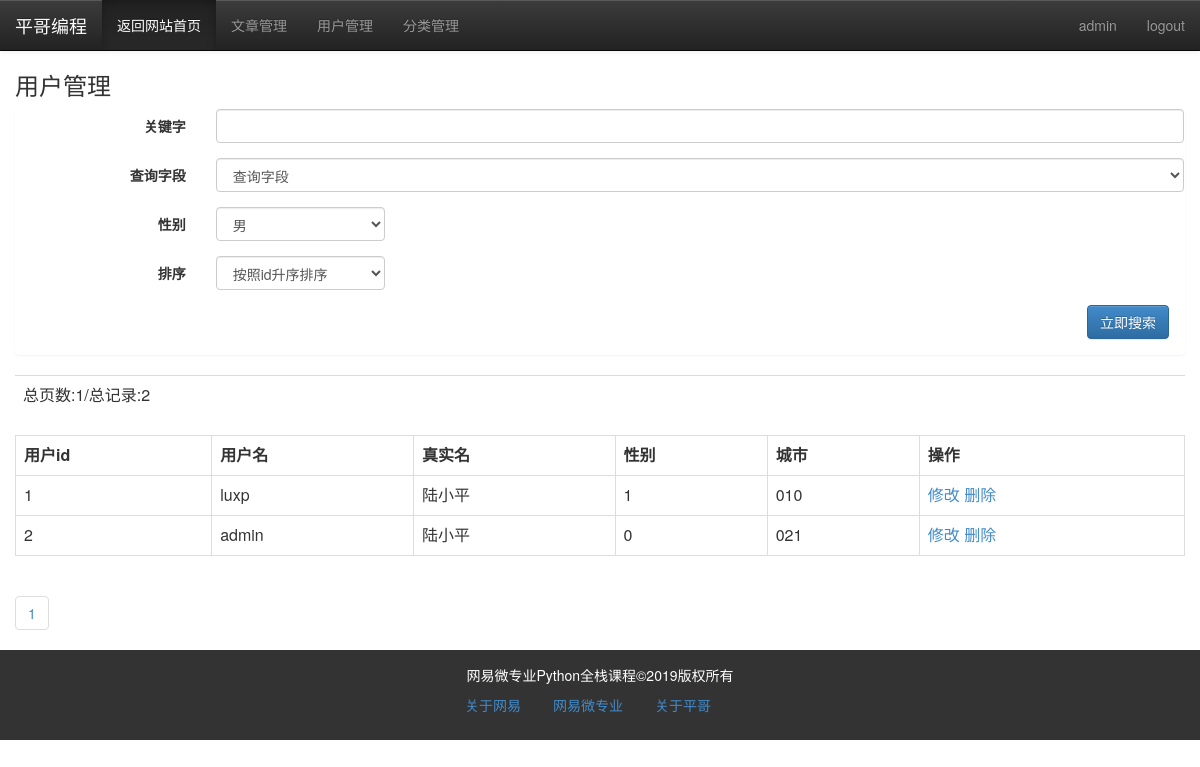
The app's page /admin/user/list (signed in) with its own data.
### models.py (models this page shows, shortened)
class User(db.Model):
    id = db.Column(db.Integer, primary_key=True)
    username = db.Column(db.String)
    password = db.Column(db.String)
    realname = db.Column(db.String)
    sex = db.Column(db.Integer)
    mylike = db.Column(db.String)
    city = db.Column(db.String)
    intro = db.Column(db.String)

### admin/user.py (the view)
@admin_app.route("/user/list/<int:page>", methods=['get', "post"])
@admin_app.route("/user/list", defaults={"page":1},methods=['get', "post"])
def userList(page):
    if request.method == "POST":
        q = request.form['q']
        condition = {request.form['field']:q}
        if request.form['field'] == "realname":
            condition = User.realname.like('%%%s%%' % q)
        else:
            condition = User.username.like('%%%s%%' % q)
        if request.form['order'] == "1":
            order = User.id.asc()
        else:
            order = User.id.desc()
        res = User.query.filter(condition,
                                User.sex==request.form['sex'])\
                                .order_by(order)\
                                .paginate(page, 10)
    else:
        res = User.query.paginate(page,10)
    users = res.items
    pageList = res.iter_pages()
    return render_template("admin/user/user_list.html", users=users,
                           pageList=pageList, pages=res.pages,
                           total=res.total
                           )

### admin/admin_app.py (called while the page is built)
@admin_app.before_request
@login_required
def is_admin():
    print(session['user'])
    if session['user'] != "admin":
        return redirect(url_for("login"))

### app.py (called while the page is built)
@app.context_processor
def account():
    username = session.get('user')
    return {"username":username}

@app.context_processor
def getCateList():
    cates = Category.query.all()
    return {"cates":cates}

### libs.py (called while the page is built)
def login_required(func):
    @wraps(func)
    def decorator_nest(*args, **kwargs):
        if not "user" in session:
            return redirect(url_for("login"))
        else:
            print(func)
            return func(*args, **kwargs)
    return decorator_nest

### templates/admin/user/user_list.html (shortened to what this page needs)
{% extends "admin/admin_base.html" %}
{% block content %}
		<div class="container-fluid">
			<div class="row">
				<div class="col-md-12">
                    <h3>用户管理</h3>
                    <div class="panel">
                        <form action=""  method="post" class="form-horizontal" >
                            <div class="form-group">
                                <label for="q" class="col-xs-2 control-label">关键字</label>
                                <div class="col-xs-10">
                                    <input type="text" name="q" class="form-control">
                                </div>
                            </div>
                            <div class="form-group">
                                <label for="field" class="col-xs-2 control-label">查询字段</label>
                                <div class="col-xs-10">
                                    <select name="field" class="form-control">
                                        <option value="realname">查询字段</option>
                                    </select>
                                </div>
                            </div>
                            <div class="form-group">
                                <label for="sex" class="col-xs-2 control-label">性别</label>
                                <div class="col-xs-2">
                                   <select name="sex" class="form-control">
                                        <option value="1" checked>男</option>
                                    </select>
                                </div>
                            </div>
                            <div class="form-group">
                                <label for="排序" class="col-xs-2 control-label">排序</label>
                                <div class="col-xs-2">
                                   <select name="order" class="form-control">
                                        <option value="1" checked>按照id升序排序</option>
                                    </select>
                                </div>
                            </div>
                            <div class="form-group ">
                                <input type="submit" name="search" class="btn btn-primary pull-right" value="立即搜索">
                            </div>
                        </form>
                    </div>
                    <table class="table">
                        <tr>
                            <td>总页数:{{ pages }}/总记录:{{ total }}</td>
                        </tr>
                    </table>
					<table class="table table-bordered ">
                        <tr>
                            <th>用户id</th>
                            <th>用户名</th>
                            <th>真实名</th>
                            <th>性别</th>
                            <th>城市</th>
                            <th>操作</th>
                        </tr>
                        {% for user in users %}
                        <tr id="user_{{ user.id }}">
                            <td>{{ user.id }}</td>
                            <td>{{ user.username }}</td>
                            <td>{{ user.realname }}</td>
                            <td>{{ user.sex }}</td>
                            <td>{{ user.city }}</td>
                            <td>
                                <a href="{{ url_for("admin_app.editUser", user_id=user.id) }}">修改</a>
                                <a href="javascript:delUser({{ user.id}})">删除</a>
                            </td>
                        </tr>
                        {% endfor %}
                    </table>
					<ul class="pagination">
                        {% for page in pageList %}
                            {% if page!=None %}
						<li><a href="{{ url_for("admin_app.userList", page=page) }}">{{ page }}</a></li>
                            {% else %}
                            <li><a href="#">...</a></li>
                            {% endif %}
						{% endfor %}
					</ul>
				</div>
				</div>
			</div>
{% endblock %}

### templates/admin/admin_base.html (shortened to what this page needs)
{% block head %}
    <head>
        <link rel="stylesheet" type="text/css" href="{{ url_for("static", filename="css/bootstrap.css") }}"/>
	    <link rel="stylesheet" type="text/css" href="{{ url_for("static", filename="css/bootstrap-theme.css") }}"/>
	</head>
{%  endblock %}
{%  block nav %}
      <nav class="navbar navbar-default navbar-fixed-top navbar-inverse">
			<div class="navbar-header">
				<a href="" class="navbar-brand">平哥编程</a>
			</div>
			<div class="collapse navbar-collapse" id="navmenu">
				<ul class="nav navbar-nav" >
					    <li class="active"><a href="{{ url_for("index") }}">返回网站首页</a></li>
                        <li><a href="{{ url_for("admin_app.article_list") }}">文章管理</a></li>
                        <li><a href="{{ url_for("admin_app.userList") }}">用户管理</a></li>
                        <li><a href="{{ url_for("admin_app.cateList") }}">分类管理</a></li>
                </ul>
                <ul class="nav navbar-nav pull-right">
                       <li><a href="#">{{ username }}</a></li>
                       <li><a href="{{ url_for("logout") }}">logout</a></li>
                </ul>
			</div>
		</nav>
{% endblock %}
{% block content %}{%  endblock %}
{% block footer %}
          <footer>
			<div class="container-fluid">
				<div class="row">
					<div class="col-md-12">
						网易微专业Python全栈课程&copy;2019版权所有
					</div>
				</div>
			</div>
			<nav >
				<ul class="nav nav-pills   ">
					<li><a href="">关于网易</a></li>
					<li><a href="">网易微专业</a></li>
					<li><a href="">关于平哥</a></li>
				</ul>
			</nav>
		</footer>
{% endblock %}

### records on screen
User: username "admin", id "2", realname "陆小平", sex "0", city "021"
User: id "1", username "luxp", realname "陆小平", sex "1", city "010"

### other values on screen
{{ pages }} "1"
{{ total }} "2"
{{ page }} "1"
